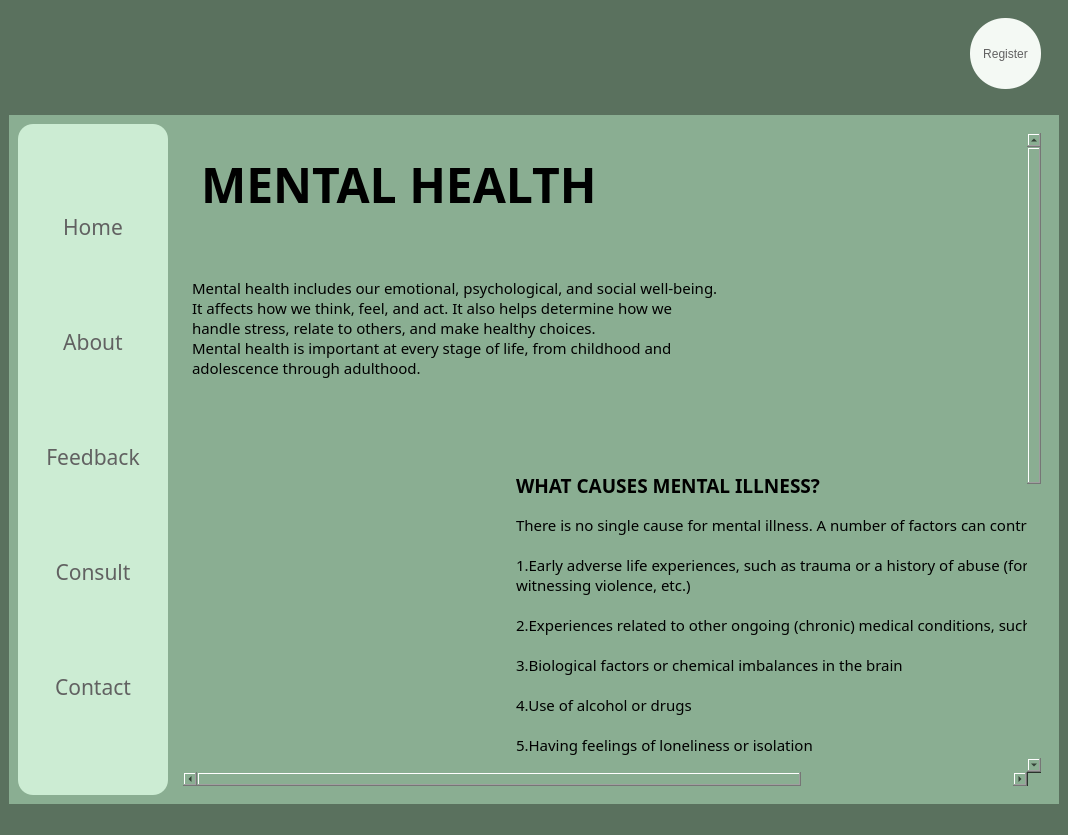
<?xml version="1.0" encoding="UTF-8"?>
<ui version="4.0">
 <class>MainWindow</class>
 <widget class="QMainWindow" name="MainWindow">
  <property name="geometry">
   <rect>
    <x>0</x>
    <y>0</y>
    <width>1068</width>
    <height>835</height>
   </rect>
  </property>
  <property name="windowTitle">
   <string>MainWindow</string>
  </property>
  <property name="styleSheet">
   <string notr="true">background-color:rgb(90, 113, 94);
border:None;</string>
  </property>
  <widget class="QWidget" name="centralwidget">
   <property name="styleSheet">
    <string notr="true">border:None;</string>
   </property>
   <layout class="QVBoxLayout" name="verticalLayout_2">
    <item>
     <widget class="QFrame" name="frame">
      <property name="minimumSize">
       <size>
        <width>0</width>
        <height>100</height>
       </size>
      </property>
      <property name="maximumSize">
       <size>
        <width>16777215</width>
        <height>100</height>
       </size>
      </property>
      <property name="styleSheet">
       <string notr="true">background:transparent;
border:None;</string>
      </property>
      <property name="frameShape">
       <enum>QFrame::StyledPanel</enum>
      </property>
      <property name="frameShadow">
       <enum>QFrame::Raised</enum>
      </property>
      <layout class="QHBoxLayout" name="horizontalLayout_2">
       <item>
        <widget class="QFrame" name="frame_5">
         <property name="frameShape">
          <enum>QFrame::StyledPanel</enum>
         </property>
         <property name="frameShadow">
          <enum>QFrame::Raised</enum>
         </property>
         <layout class="QHBoxLayout" name="horizontalLayout_3">
          <item>
           <widget class="QFrame" name="frame_7">
            <property name="frameShape">
             <enum>QFrame::StyledPanel</enum>
            </property>
            <property name="frameShadow">
             <enum>QFrame::Raised</enum>
            </property>
            <widget class="QPushButton" name="pushButton_14">
             <property name="geometry">
              <rect>
               <x>0</x>
               <y>0</y>
               <width>81</width>
               <height>61</height>
              </rect>
             </property>
             <property name="styleSheet">
              <string notr="true">image: url(Media/Wix Logo Maker - Google Chrome 26-08-2022 16_51_23.png);</string>
             </property>
             <property name="text">
              <string/>
             </property>
            </widget>
           </widget>
          </item>
          <item>
           <widget class="QFrame" name="frame_8">
            <property name="maximumSize">
             <size>
              <width>100</width>
              <height>16777215</height>
             </size>
            </property>
            <property name="frameShape">
             <enum>QFrame::StyledPanel</enum>
            </property>
            <property name="frameShadow">
             <enum>QFrame::Raised</enum>
            </property>
            <widget class="QPushButton" name="pushButton_2">
             <property name="geometry">
              <rect>
               <x>30</x>
               <y>10</y>
               <width>41</width>
               <height>41</height>
              </rect>
             </property>
             <property name="cursor">
              <cursorShape>PointingHandCursor</cursorShape>
             </property>
             <property name="styleSheet">
              <string notr="true">QPushButton{
image: url(Media/notification (2).png);
}

QPushButton:hover{
	image: url(Media/notification.png);
}

QPushButton:pressed{
	image: url(Media/notification (1).png);
}</string>
             </property>
             <property name="text">
              <string/>
             </property>
            </widget>
           </widget>
          </item>
         </layout>
        </widget>
       </item>
       <item>
        <widget class="QFrame" name="frame_6">
         <property name="maximumSize">
          <size>
           <width>100</width>
           <height>16777215</height>
          </size>
         </property>
         <property name="frameShape">
          <enum>QFrame::StyledPanel</enum>
         </property>
         <property name="frameShadow">
          <enum>QFrame::Raised</enum>
         </property>
         <widget class="QPushButton" name="Register_button">
          <property name="geometry">
           <rect>
            <x>20</x>
            <y>0</y>
            <width>71</width>
            <height>71</height>
           </rect>
          </property>
          <property name="cursor">
           <cursorShape>PointingHandCursor</cursorShape>
          </property>
          <property name="styleSheet">
           <string notr="true">color:rgb(97, 97, 97);
background-color: rgb(244, 249, 244);
border-radius:35px;</string>
          </property>
          <property name="text">
           <string>Register</string>
          </property>
         </widget>
        </widget>
       </item>
      </layout>
     </widget>
    </item>
    <item>
     <widget class="QFrame" name="frame_2">
      <property name="styleSheet">
       <string notr="true">/*background-color: qlineargradient(spread:pad, x1:0, y1:0, x2:1, y2:0, stop:0 rgba(0, 179, 255, 255), stop:1 rgba(255, 255, 255, 255));*/

background-color: rgb(138, 174, 146);</string>
      </property>
      <property name="frameShape">
       <enum>QFrame::StyledPanel</enum>
      </property>
      <property name="frameShadow">
       <enum>QFrame::Raised</enum>
      </property>
      <layout class="QHBoxLayout" name="horizontalLayout">
       <item>
        <widget class="QFrame" name="frame_3">
         <property name="minimumSize">
          <size>
           <width>150</width>
           <height>0</height>
          </size>
         </property>
         <property name="maximumSize">
          <size>
           <width>100</width>
           <height>16777215</height>
          </size>
         </property>
         <property name="styleSheet">
          <string notr="true">background-color:rgb(204, 236, 211);
border-radius:15px;</string>
         </property>
         <property name="frameShape">
          <enum>QFrame::StyledPanel</enum>
         </property>
         <property name="frameShadow">
          <enum>QFrame::Raised</enum>
         </property>
         <layout class="QVBoxLayout" name="verticalLayout">
          <item>
           <widget class="QPushButton" name="Home_Button">
            <property name="font">
             <font>
              <family>Javanese Text</family>
              <pointsize>16</pointsize>
              <weight>50</weight>
              <bold>false</bold>
             </font>
            </property>
            <property name="cursor">
             <cursorShape>PointingHandCursor</cursorShape>
            </property>
            <property name="styleSheet">
             <string notr="true">QPushButton{
color: rgb(97, 97, 97);
border-radius:10px;
}

QPushButton:hover{
background-color: rgb(220, 255, 228);
	/*color: rgb(255, 255, 255);*/
	font: 700 16pt &quot;Constantia&quot;;
}


</string>
            </property>
            <property name="text">
             <string>Home</string>
            </property>
           </widget>
          </item>
          <item>
           <widget class="QPushButton" name="About_Button">
            <property name="font">
             <font>
              <family>Javanese Text</family>
              <pointsize>16</pointsize>
              <weight>50</weight>
              <bold>false</bold>
             </font>
            </property>
            <property name="cursor">
             <cursorShape>PointingHandCursor</cursorShape>
            </property>
            <property name="styleSheet">
             <string notr="true">QPushButton{
color: rgb(97, 97, 97);
border-radius:10px;
}

QPushButton:hover{
background-color: rgb(220, 255, 228);
	/*color: rgb(255, 255, 255);*/
	font: 700 16pt &quot;Constantia&quot;;
}


</string>
            </property>
            <property name="text">
             <string>About</string>
            </property>
           </widget>
          </item>
          <item>
           <widget class="QPushButton" name="Feedback_button">
            <property name="font">
             <font>
              <family>Javanese Text</family>
              <pointsize>16</pointsize>
              <weight>50</weight>
              <bold>false</bold>
             </font>
            </property>
            <property name="cursor">
             <cursorShape>PointingHandCursor</cursorShape>
            </property>
            <property name="styleSheet">
             <string notr="true">QPushButton{
color: rgb(97, 97, 97);
border-radius:10px;
}

QPushButton:hover{
background-color: rgb(220, 255, 228);
	/*color: rgb(255, 255, 255);*/
	font: 700 16pt &quot;Constantia&quot;;
}


</string>
            </property>
            <property name="text">
             <string>Feedback</string>
            </property>
           </widget>
          </item>
          <item>
           <widget class="QPushButton" name="pushButton_7">
            <property name="font">
             <font>
              <family>Javanese Text</family>
              <pointsize>16</pointsize>
              <weight>50</weight>
              <bold>false</bold>
             </font>
            </property>
            <property name="cursor">
             <cursorShape>PointingHandCursor</cursorShape>
            </property>
            <property name="styleSheet">
             <string notr="true">QPushButton{
color: rgb(97, 97, 97);
border-radius:10px;
}

QPushButton:hover{
background-color: rgb(220, 255, 228);
	/*color: rgb(255, 255, 255);*/
	font: 700 16pt &quot;Constantia&quot;;
}


</string>
            </property>
            <property name="text">
             <string>Consult</string>
            </property>
           </widget>
          </item>
          <item>
           <widget class="QPushButton" name="Contact_button">
            <property name="font">
             <font>
              <family>Javanese Text</family>
              <pointsize>16</pointsize>
              <weight>50</weight>
              <bold>false</bold>
             </font>
            </property>
            <property name="cursor">
             <cursorShape>PointingHandCursor</cursorShape>
            </property>
            <property name="styleSheet">
             <string notr="true">QPushButton{
color: rgb(97, 97, 97);
border-radius:10px;
}

QPushButton:hover{
background-color: rgb(220, 255, 228);
	/*color: rgb(255, 255, 255);*/
	font: 700 16pt &quot;Constantia&quot;;
}


</string>
            </property>
            <property name="text">
             <string>Contact</string>
            </property>
           </widget>
          </item>
         </layout>
        </widget>
       </item>
       <item>
        <widget class="QFrame" name="frame_4">
         <property name="styleSheet">
          <string notr="true">background:transparent;</string>
         </property>
         <property name="frameShape">
          <enum>QFrame::StyledPanel</enum>
         </property>
         <property name="frameShadow">
          <enum>QFrame::Raised</enum>
         </property>
         <layout class="QVBoxLayout" name="verticalLayout_3">
          <item>
           <widget class="QScrollArea" name="scrollArea">
            <property name="widgetResizable">
             <bool>true</bool>
            </property>
            <widget class="QWidget" name="scrollAreaWidgetContents">
             <property name="geometry">
              <rect>
               <x>0</x>
               <y>0</y>
               <width>1156</width>
               <height>1255</height>
              </rect>
             </property>
             <layout class="QVBoxLayout" name="verticalLayout_5">
              <item>
               <widget class="QFrame" name="frame_11">
                <property name="styleSheet">
                 <string notr="true"/>
                </property>
                <property name="frameShape">
                 <enum>QFrame::StyledPanel</enum>
                </property>
                <property name="frameShadow">
                 <enum>QFrame::Raised</enum>
                </property>
                <layout class="QVBoxLayout" name="verticalLayout_4">
                 <item>
                  <widget class="QLabel" name="label">
                   <property name="font">
                    <font>
                     <family>Bahnschrift</family>
                     <pointsize>36</pointsize>
                     <weight>75</weight>
                     <bold>true</bold>
                    </font>
                   </property>
                   <property name="text">
                    <string>MENTAL HEALTH</string>
                   </property>
                  </widget>
                 </item>
                </layout>
               </widget>
              </item>
              <item>
               <widget class="QFrame" name="frame_9">
                <property name="minimumSize">
                 <size>
                  <width>0</width>
                  <height>200</height>
                 </size>
                </property>
                <property name="styleSheet">
                 <string notr="true"/>
                </property>
                <property name="frameShape">
                 <enum>QFrame::StyledPanel</enum>
                </property>
                <property name="frameShadow">
                 <enum>QFrame::Raised</enum>
                </property>
                <layout class="QHBoxLayout" name="horizontalLayout_4">
                 <property name="spacing">
                  <number>0</number>
                 </property>
                 <property name="leftMargin">
                  <number>0</number>
                 </property>
                 <property name="topMargin">
                  <number>0</number>
                 </property>
                 <property name="rightMargin">
                  <number>0</number>
                 </property>
                 <property name="bottomMargin">
                  <number>0</number>
                 </property>
                 <item>
                  <widget class="QFrame" name="frame_18">
                   <property name="styleSheet">
                    <string notr="true"/>
                   </property>
                   <property name="frameShape">
                    <enum>QFrame::StyledPanel</enum>
                   </property>
                   <property name="frameShadow">
                    <enum>QFrame::Raised</enum>
                   </property>
                   <layout class="QVBoxLayout" name="verticalLayout_6">
                    <property name="spacing">
                     <number>0</number>
                    </property>
                    <property name="leftMargin">
                     <number>0</number>
                    </property>
                    <property name="rightMargin">
                     <number>0</number>
                    </property>
                    <property name="bottomMargin">
                     <number>0</number>
                    </property>
                    <item alignment="Qt::AlignLeft">
                     <widget class="QLabel" name="label_2">
                      <property name="minimumSize">
                       <size>
                        <width>0</width>
                        <height>100</height>
                       </size>
                      </property>
                      <property name="font">
                       <font>
                        <family>Bahnschrift</family>
                        <pointsize>11</pointsize>
                       </font>
                      </property>
                      <property name="text">
                       <string>
Mental health includes our emotional, psychological, and social well-being.
It affects how we think, feel, and act. It also helps determine how we 
handle stress, relate to others, and make healthy choices.
Mental health is important at every stage of life, from childhood and 
adolescence through adulthood.

</string>
                      </property>
                     </widget>
                    </item>
                   </layout>
                  </widget>
                 </item>
                 <item>
                  <widget class="QFrame" name="frame_17">
                   <property name="styleSheet">
                    <string notr="true"/>
                   </property>
                   <property name="frameShape">
                    <enum>QFrame::StyledPanel</enum>
                   </property>
                   <property name="frameShadow">
                    <enum>QFrame::Raised</enum>
                   </property>
                   <layout class="QVBoxLayout" name="verticalLayout_13">
                    <item>
                     <widget class="QWidget" name="widget" native="true">
                      <property name="styleSheet">
                       <string notr="true">image: url(Media/Mental_health_1.jpeg);</string>
                      </property>
                     </widget>
                    </item>
                   </layout>
                  </widget>
                 </item>
                </layout>
               </widget>
              </item>
              <item>
               <widget class="QFrame" name="frame_12">
                <property name="styleSheet">
                 <string notr="true"/>
                </property>
                <property name="frameShape">
                 <enum>QFrame::StyledPanel</enum>
                </property>
                <property name="frameShadow">
                 <enum>QFrame::Raised</enum>
                </property>
                <layout class="QVBoxLayout" name="verticalLayout_10">
                 <property name="spacing">
                  <number>0</number>
                 </property>
                 <property name="leftMargin">
                  <number>0</number>
                 </property>
                 <property name="topMargin">
                  <number>0</number>
                 </property>
                 <property name="rightMargin">
                  <number>0</number>
                 </property>
                 <property name="bottomMargin">
                  <number>0</number>
                 </property>
                </layout>
               </widget>
              </item>
              <item>
               <widget class="QFrame" name="frame_10">
                <property name="styleSheet">
                 <string notr="true"/>
                </property>
                <property name="frameShape">
                 <enum>QFrame::StyledPanel</enum>
                </property>
                <property name="frameShadow">
                 <enum>QFrame::Raised</enum>
                </property>
                <layout class="QHBoxLayout" name="horizontalLayout_5">
                 <item>
                  <widget class="QFrame" name="frame_20">
                   <property name="minimumSize">
                    <size>
                     <width>300</width>
                     <height>0</height>
                    </size>
                   </property>
                   <property name="styleSheet">
                    <string notr="true">image: url(Media/Mental_health_2.jpeg);</string>
                   </property>
                   <property name="frameShape">
                    <enum>QFrame::StyledPanel</enum>
                   </property>
                   <property name="frameShadow">
                    <enum>QFrame::Raised</enum>
                   </property>
                  </widget>
                 </item>
                 <item>
                  <widget class="QFrame" name="frame_19">
                   <property name="styleSheet">
                    <string notr="true"/>
                   </property>
                   <property name="frameShape">
                    <enum>QFrame::StyledPanel</enum>
                   </property>
                   <property name="frameShadow">
                    <enum>QFrame::Raised</enum>
                   </property>
                   <layout class="QVBoxLayout" name="verticalLayout_9">
                    <item>
                     <widget class="QFrame" name="frame_14">
                      <property name="frameShape">
                       <enum>QFrame::StyledPanel</enum>
                      </property>
                      <property name="frameShadow">
                       <enum>QFrame::Raised</enum>
                      </property>
                      <layout class="QVBoxLayout" name="verticalLayout_11">
                       <property name="leftMargin">
                        <number>0</number>
                       </property>
                       <item>
                        <widget class="QLabel" name="label_7">
                         <property name="font">
                          <font>
                           <family>Bahnschrift</family>
                           <pointsize>14</pointsize>
                           <weight>75</weight>
                           <bold>true</bold>
                          </font>
                         </property>
                         <property name="text">
                          <string>WHAT CAUSES MENTAL ILLNESS?</string>
                         </property>
                        </widget>
                       </item>
                      </layout>
                     </widget>
                    </item>
                    <item>
                     <widget class="QLabel" name="label_4">
                      <property name="font">
                       <font>
                        <family>Bahnschrift</family>
                        <pointsize>11</pointsize>
                       </font>
                      </property>
                      <property name="text">
                       <string>There is no single cause for mental illness. A number of factors can contribute to risk for mental illness, such as

1.Early adverse life experiences, such as trauma or a history of abuse (for example, child abuse, sexual assault, 
witnessing violence, etc.)

2.Experiences related to other ongoing (chronic) medical conditions, such as cancer or diabetes

3.Biological factors or chemical imbalances in the brain

4.Use of alcohol or drugs

5.Having feelings of loneliness or isolation

</string>
                      </property>
                     </widget>
                    </item>
                   </layout>
                  </widget>
                 </item>
                </layout>
               </widget>
              </item>
              <item>
               <widget class="QFrame" name="frame_13">
                <property name="styleSheet">
                 <string notr="true"/>
                </property>
                <property name="frameShape">
                 <enum>QFrame::StyledPanel</enum>
                </property>
                <property name="frameShadow">
                 <enum>QFrame::Raised</enum>
                </property>
                <layout class="QVBoxLayout" name="verticalLayout_8">
                 <property name="spacing">
                  <number>0</number>
                 </property>
                 <property name="leftMargin">
                  <number>0</number>
                 </property>
                 <property name="topMargin">
                  <number>0</number>
                 </property>
                 <property name="rightMargin">
                  <number>0</number>
                 </property>
                 <property name="bottomMargin">
                  <number>0</number>
                 </property>
                 <item>
                  <widget class="QLabel" name="label_5">
                   <property name="font">
                    <font>
                     <family>Bahnschrift</family>
                     <pointsize>14</pointsize>
                     <weight>75</weight>
                     <bold>true</bold>
                    </font>
                   </property>
                   <property name="text">
                    <string>MENTAL HEALTH AND WELLNESS</string>
                   </property>
                  </widget>
                 </item>
                </layout>
               </widget>
              </item>
              <item>
               <widget class="QFrame" name="frame_15">
                <property name="styleSheet">
                 <string notr="true"/>
                </property>
                <property name="frameShape">
                 <enum>QFrame::StyledPanel</enum>
                </property>
                <property name="frameShadow">
                 <enum>QFrame::Raised</enum>
                </property>
                <layout class="QHBoxLayout" name="horizontalLayout_6">
                 <property name="spacing">
                  <number>0</number>
                 </property>
                 <property name="topMargin">
                  <number>0</number>
                 </property>
                 <property name="rightMargin">
                  <number>0</number>
                 </property>
                 <property name="bottomMargin">
                  <number>0</number>
                 </property>
                 <item>
                  <widget class="QFrame" name="frame_22">
                   <property name="styleSheet">
                    <string notr="true"/>
                   </property>
                   <property name="frameShape">
                    <enum>QFrame::StyledPanel</enum>
                   </property>
                   <property name="frameShadow">
                    <enum>QFrame::Raised</enum>
                   </property>
                   <layout class="QVBoxLayout" name="verticalLayout_7">
                    <item>
                     <widget class="QLabel" name="label_8">
                      <property name="font">
                       <font>
                        <family>Bahnschrift</family>
                        <pointsize>11</pointsize>
                       </font>
                      </property>
                      <property name="text">
                       <string>Positive mental health allows people to:

* Realize their full potential
* Cope with the stresses of life
* Work productively
* Make meaningful contributions to their communities

</string>
                      </property>
                     </widget>
                    </item>
                    <item>
                     <widget class="QLabel" name="label_9">
                      <property name="font">
                       <font>
                        <family>Bahnschrift</family>
                        <pointsize>14</pointsize>
                        <weight>75</weight>
                        <bold>true</bold>
                       </font>
                      </property>
                      <property name="text">
                       <string>Ways to maintain positive mental health include:</string>
                      </property>
                     </widget>
                    </item>
                    <item>
                     <widget class="QLabel" name="label_6">
                      <property name="font">
                       <font>
                        <family>Bahnschrift</family>
                        <pointsize>11</pointsize>
                       </font>
                      </property>
                      <property name="text">
                       <string>

1.Getting professional help if you need it
2.Connecting with others
3.Staying positive
4.Getting physically active
5.Helping others
6.Getting enough sleep
7.Developing coping skills
</string>
                      </property>
                     </widget>
                    </item>
                   </layout>
                  </widget>
                 </item>
                 <item>
                  <widget class="QFrame" name="frame_21">
                   <property name="styleSheet">
                    <string notr="true"/>
                   </property>
                   <property name="frameShape">
                    <enum>QFrame::StyledPanel</enum>
                   </property>
                   <property name="frameShadow">
                    <enum>QFrame::Raised</enum>
                   </property>
                   <layout class="QVBoxLayout" name="verticalLayout_12">
                    <item>
                     <widget class="QWidget" name="widget_2" native="true">
                      <property name="styleSheet">
                       <string notr="true">image: url(Media/Mental_health_3.jpeg);</string>
                      </property>
                     </widget>
                    </item>
                   </layout>
                  </widget>
                 </item>
                </layout>
               </widget>
              </item>
              <item>
               <widget class="QFrame" name="frame_16">
                <property name="styleSheet">
                 <string notr="true"/>
                </property>
                <property name="frameShape">
                 <enum>QFrame::StyledPanel</enum>
                </property>
                <property name="frameShadow">
                 <enum>QFrame::Raised</enum>
                </property>
                <layout class="QHBoxLayout" name="horizontalLayout_7">
                 <property name="spacing">
                  <number>0</number>
                 </property>
                 <property name="leftMargin">
                  <number>0</number>
                 </property>
                 <property name="topMargin">
                  <number>0</number>
                 </property>
                 <property name="rightMargin">
                  <number>0</number>
                 </property>
                 <property name="bottomMargin">
                  <number>0</number>
                 </property>
                 <item>
                  <widget class="QFrame" name="frame_23">
                   <property name="styleSheet">
                    <string notr="true">image: url(Media/Nutrition_4.jpeg);</string>
                   </property>
                   <property name="frameShape">
                    <enum>QFrame::StyledPanel</enum>
                   </property>
                   <property name="frameShadow">
                    <enum>QFrame::Raised</enum>
                   </property>
                  </widget>
                 </item>
                </layout>
               </widget>
              </item>
             </layout>
            </widget>
           </widget>
          </item>
         </layout>
        </widget>
       </item>
      </layout>
     </widget>
    </item>
   </layout>
  </widget>
  <widget class="QStatusBar" name="statusbar"/>
 </widget>
 <resources>
  <include location="Media/home_page.qrc"/>
 </resources>
 <connections/>
</ui>
